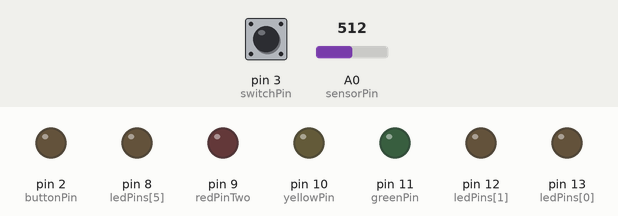
This sketch was run on a simulated Arduino Uno, built with avr-gcc and run on an emulated ATmega328P. On the bench: output pins drawn as LEDs (lit = HIGH). The inputs (shaded band) are chosen by the test bench; at power-on: A0 (sensorPin) = 512, pin 3 (switchPin) LOW.

Above: at 1.2 s.
1.3 s: A0 (sensorPin) set to 372
2.8 s: A0 (sensorPin) set to 347
At 3.6 s:
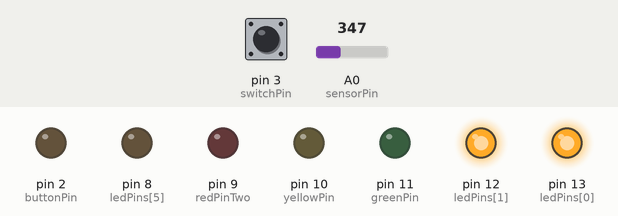
8.8 s: A0 (sensorPin) set to 511
11.8 s: pin 3 (switchPin) pulled HIGH for 3.2 s
At 14.9 s:
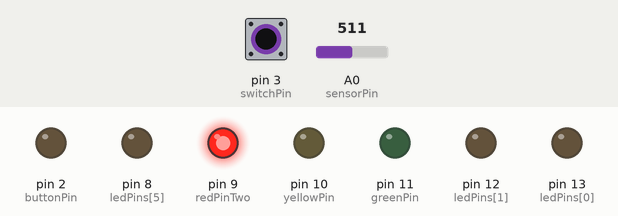
18.0 s: pin 3 (switchPin) pulled HIGH for 0.15 s
At 18.8 s:
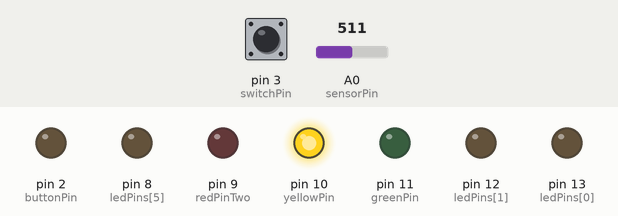
Timing chart, 0 to 22.1 s (numbered marks = the images above; inputs shaded):
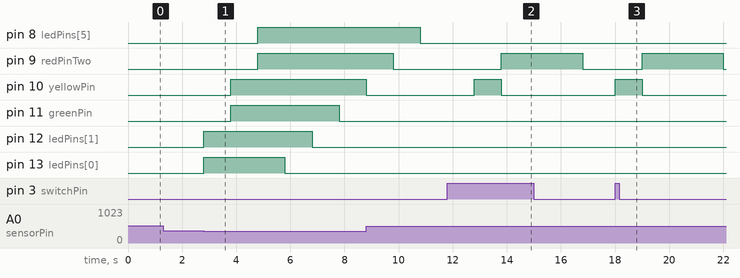

The sketch:

sparkfunOneToSeven.ino
```cpp
int switchPin = 3;
int buttonPin = 2;
int sensorPin = 0;

int lightCal;
int lightVal;

//          red  blue green yellow red blue
int ledPins[] = {13, 12, 11, 10, 9, 8};

int greenPin = 11;
int yellowPin = 10;
int redPinTwo = 9;

void setup() {
  // put your setup code here, to run once:
  pinMode(switchPin, INPUT);
  pinMode(buttonPin, INPUT);

  lightCal = analogRead(sensorPin);

  //set all ledpins to OUTPUT
  for (int i = 0; i < 7; i++) {
    pinMode(ledPins[i], OUTPUT);
  }
}

void loop() {
  // put your main code here, to run repeatedly:
  int switchVal = 0;
  int buttonState = 0;

  switchVal = digitalRead(switchPin);
  buttonState = digitalRead(buttonPin);
  lightVal = analogRead(sensorPin);

  //button
  if (switchVal == HIGH) {
    //light up green
    digitalWrite(greenPin, HIGH);
    if (buttonState == LOW) {//if button is pressed
      buttonSequence();
    }
  } else {//photoresistor
    digitalWrite(greenPin, LOW);
    if (lightVal < lightCal - 150) {//dark
      photoresisterSequence();
    } else {
      for (int i = 0; i < 7; i++) {
        digitalWrite(ledPins[i], LOW);
      }
    }

  }
}
void buttonSequence() {
  digitalWrite(greenPin, LOW);
  digitalWrite(yellowPin, HIGH);
  delay(1000);
  digitalWrite(yellowPin, LOW);
  digitalWrite(redPinTwo, HIGH);
  delay(3000);
  digitalWrite(redPinTwo, LOW);
}

void photoresisterSequence() {
  for (int i = 1; i < 7; i++) {
    if (i % 2 != 0) {
      digitalWrite(ledPins[i - 1], HIGH);
      digitalWrite(ledPins[i], HIGH);
      delay(1000);
    }
  }
  for (int i = 0; i < 7; i++) {
    digitalWrite(ledPins[i], LOW);
    delay(1000);
  }

}
```

Measured:
- the behaviour switches between 362 and 361 on A0 (sensorPin) (found by bisection; images 0 and 1)
- after the input at 1.3 s, every drawn part: stays the same
- after the input at 2.8 s, pin 8 (ledPins[5]), pin 9 (redPinTwo): LOW → HIGH after 2.0 s; pin 10 (yellowPin): LOW → HIGH after 1.0 s; pin 11 (greenPin): LOW → HIGH after 1.0 s, → LOW 4.0 s later; pin 12 (ledPins[1]): LOW → HIGH at once, → LOW 4.0 s later; pin 13 (ledPins[0]): LOW → HIGH at once, → LOW 3.0 s later
- after the input at 11.8 s, pin 9 (redPinTwo): LOW → HIGH after 2.0 s, → LOW 3.0 s later; pin 10 (yellowPin): LOW → HIGH after 1.0 s, → LOW 1.0 s later
- after the input at 18.0 s, pin 9 (redPinTwo): LOW → HIGH after 1.0 s, → LOW 3.0 s later; pin 10 (yellowPin): LOW → HIGH at once, → LOW 1.0 s later
